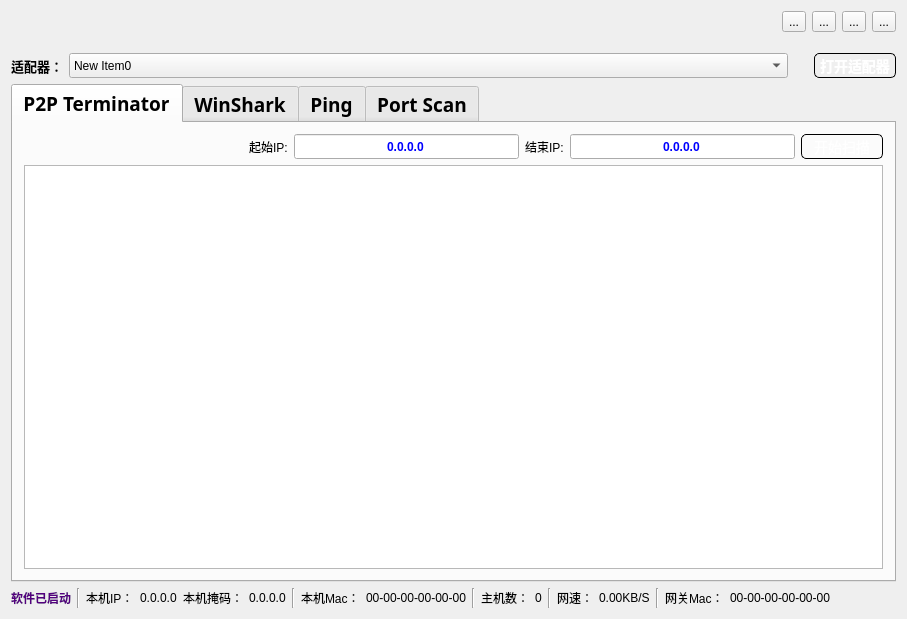
<?xml version="1.0" encoding="UTF-8"?>
<ui version="4.0">
 <class>Widget</class>
 <widget class="QWidget" name="Widget">
  <property name="geometry">
   <rect>
    <x>0</x>
    <y>0</y>
    <width>907</width>
    <height>619</height>
   </rect>
  </property>
  <property name="windowTitle">
   <string>Widget</string>
  </property>
  <property name="styleSheet">
   <string notr="true">QToolTip
{
    border: 1px solid black;
    background-color: #ffa02f;    
	padding: 1px;
    border-radius: 3px;
	opacity: 100;
	color: rgb(85, 0, 255);
}

.Widget
{
    color: #b1b1b1;
	background-color: rgb(170, 170, 255);
}

.Widget:item:hover
{
    background-color: QLinearGradient( x1: 0, y1: 0, x2: 0, y2: 1, stop: 0 #ffa02f, stop: 1 #ca0619);
    color: #000000;
}</string>
  </property>
  <layout class="QGridLayout" name="gridLayout_2">
   <item row="0" column="0">
    <layout class="QVBoxLayout" name="verticalLayout_7">
     <item>
      <layout class="QVBoxLayout" name="verticalLayout_2">
       <item>
        <layout class="QHBoxLayout" name="horizontalLayout_2">
         <item>
          <widget class="QLabel" name="LabelTitle">
           <property name="text">
            <string/>
           </property>
          </widget>
         </item>
         <item>
          <spacer name="horizontalSpacer">
           <property name="orientation">
            <enum>Qt::Horizontal</enum>
           </property>
           <property name="sizeHint" stdset="0">
            <size>
             <width>40</width>
             <height>20</height>
            </size>
           </property>
          </spacer>
         </item>
         <item>
          <layout class="QHBoxLayout" name="horizontalLayout">
           <item>
            <widget class="QToolButton" name="setButton">
             <property name="text">
              <string>...</string>
             </property>
            </widget>
           </item>
           <item>
            <widget class="QToolButton" name="minButton">
             <property name="text">
              <string>...</string>
             </property>
            </widget>
           </item>
           <item>
            <widget class="QToolButton" name="maxButton">
             <property name="text">
              <string>...</string>
             </property>
            </widget>
           </item>
           <item>
            <widget class="QToolButton" name="closeButton">
             <property name="text">
              <string>...</string>
             </property>
            </widget>
           </item>
          </layout>
         </item>
        </layout>
       </item>
       <item>
        <spacer name="verticalSpacer">
         <property name="orientation">
          <enum>Qt::Vertical</enum>
         </property>
         <property name="sizeType">
          <enum>QSizePolicy::Fixed</enum>
         </property>
         <property name="sizeHint" stdset="0">
          <size>
           <width>20</width>
           <height>15</height>
          </size>
         </property>
        </spacer>
       </item>
       <item>
        <layout class="QHBoxLayout" name="horizontalLayout_4">
         <item>
          <widget class="QLabel" name="label">
           <property name="font">
            <font>
             <family>宋体</family>
             <pointsize>10</pointsize>
             <weight>75</weight>
             <bold>true</bold>
            </font>
           </property>
           <property name="text">
            <string>适配器：</string>
           </property>
          </widget>
         </item>
         <item>
          <widget class="QComboBox" name="ComboBoxAdapter">
           <property name="sizePolicy">
            <sizepolicy hsizetype="Expanding" vsizetype="Preferred">
             <horstretch>0</horstretch>
             <verstretch>0</verstretch>
            </sizepolicy>
           </property>
           <property name="minimumSize">
            <size>
             <width>350</width>
             <height>25</height>
            </size>
           </property>
           <item>
            <property name="text">
             <string>New Item0</string>
            </property>
           </item>
          </widget>
         </item>
         <item>
          <spacer name="horizontalSpacer_3">
           <property name="orientation">
            <enum>Qt::Horizontal</enum>
           </property>
           <property name="sizeType">
            <enum>QSizePolicy::Fixed</enum>
           </property>
           <property name="sizeHint" stdset="0">
            <size>
             <width>20</width>
             <height>20</height>
            </size>
           </property>
          </spacer>
         </item>
         <item>
          <widget class="QPushButton" name="pushButtonOpenAdapter">
           <property name="sizePolicy">
            <sizepolicy hsizetype="Minimum" vsizetype="Preferred">
             <horstretch>0</horstretch>
             <verstretch>0</verstretch>
            </sizepolicy>
           </property>
           <property name="styleSheet">
            <string notr="true">QPushButton {
    border: 1px solid #000000;
    border-radius: 5px;
    background-color: qlineargradient(x1: 0, y1: 0, x2: 0, y2: 1,
                                   stop: 0 #dedede, stop: 0.5 #434343,
                                   stop: 0.51 #000000, stop: 1 #656a6d);
    color: #FFFFFF;
    font: bold 14px;
    min-width: 80px;
}

QPushButton:pressed {
    background-color: qlineargradient(x1: 0, y1: 0, x2: 0, y2: 1,
                                   stop: 0 #cfcccc, stop: 0.5 #333232,
                                   stop: 0.51 #000000, stop: 1 #585c5f);
    color: #00CC00;
}
 
QPushButton:flat {
    border: none;
}
QPushButton:hover{
	
	color: rgb(85, 170, 0);
}</string>
           </property>
           <property name="text">
            <string>打开适配器</string>
           </property>
          </widget>
         </item>
        </layout>
       </item>
      </layout>
     </item>
     <item>
      <widget class="QTabWidget" name="tabWidget">
       <property name="font">
        <font>
         <family>Aharoni</family>
         <pointsize>14</pointsize>
         <weight>75</weight>
         <bold>true</bold>
        </font>
       </property>
       <property name="currentIndex">
        <number>0</number>
       </property>
       <widget class="QWidget" name="tab0">
        <attribute name="title">
         <string>P2P Terminator</string>
        </attribute>
        <layout class="QGridLayout" name="gridLayout_3">
         <item row="0" column="0">
          <layout class="QVBoxLayout" name="verticalLayout">
           <item>
            <layout class="QHBoxLayout" name="horizontalLayout_3">
             <item>
              <spacer name="horizontalSpacer_2">
               <property name="orientation">
                <enum>Qt::Horizontal</enum>
               </property>
               <property name="sizeType">
                <enum>QSizePolicy::Expanding</enum>
               </property>
               <property name="sizeHint" stdset="0">
                <size>
                 <width>15</width>
                 <height>20</height>
                </size>
               </property>
              </spacer>
             </item>
             <item>
              <widget class="QLabel" name="label_2">
               <property name="text">
                <string>起始IP:</string>
               </property>
              </widget>
             </item>
             <item>
              <widget class="QLineEdit" name="lineEditIPStart">
               <property name="minimumSize">
                <size>
                 <width>0</width>
                 <height>25</height>
                </size>
               </property>
               <property name="maximumSize">
                <size>
                 <width>240</width>
                 <height>16777215</height>
                </size>
               </property>
               <property name="styleSheet">
                <string notr="true">QLineEdit{
	color: rgb(0, 0, 255);	
	font: bold 12px;
}</string>
               </property>
               <property name="text">
                <string>0.0.0.0</string>
               </property>
               <property name="alignment">
                <set>Qt::AlignCenter</set>
               </property>
              </widget>
             </item>
             <item>
              <widget class="QLabel" name="label_9">
               <property name="text">
                <string>结束IP:</string>
               </property>
              </widget>
             </item>
             <item>
              <widget class="QLineEdit" name="lineEditIPEnd">
               <property name="sizePolicy">
                <sizepolicy hsizetype="Expanding" vsizetype="Preferred">
                 <horstretch>0</horstretch>
                 <verstretch>0</verstretch>
                </sizepolicy>
               </property>
               <property name="minimumSize">
                <size>
                 <width>0</width>
                 <height>25</height>
                </size>
               </property>
               <property name="maximumSize">
                <size>
                 <width>240</width>
                 <height>16777215</height>
                </size>
               </property>
               <property name="styleSheet">
                <string notr="true">QLineEdit{
	color: rgb(0, 0, 255);	
	font: bold 12px;
}</string>
               </property>
               <property name="text">
                <string>0.0.0.0</string>
               </property>
               <property name="alignment">
                <set>Qt::AlignCenter</set>
               </property>
              </widget>
             </item>
             <item>
              <widget class="QPushButton" name="pushButtonStartScan">
               <property name="sizePolicy">
                <sizepolicy hsizetype="Minimum" vsizetype="Preferred">
                 <horstretch>0</horstretch>
                 <verstretch>0</verstretch>
                </sizepolicy>
               </property>
               <property name="maximumSize">
                <size>
                 <width>80</width>
                 <height>16777215</height>
                </size>
               </property>
               <property name="styleSheet">
                <string notr="true">QPushButton {
    border: 1px solid #000000;
    border-radius: 5px;
    background-color: qlineargradient(x1: 0, y1: 0, x2: 0, y2: 1,
                                   stop: 0 #dedede, stop: 0.5 #434343,
                                   stop: 0.51 #000000, stop: 1 #656a6d);
    color: #FFFFFF;
    font:  14px;
    min-width: 80px;
}

QPushButton:pressed {
    background-color: qlineargradient(x1: 0, y1: 0, x2: 0, y2: 1,
                                   stop: 0 #cfcccc, stop: 0.5 #333232,
                                   stop: 0.51 #000000, stop: 1 #585c5f);
    color: #00CC00;
}
 
QPushButton:flat {
    border: none;
}
QPushButton:hover{
	
	color: rgb(85, 170, 0);
}</string>
               </property>
               <property name="text">
                <string>开始扫描</string>
               </property>
              </widget>
             </item>
            </layout>
           </item>
           <item>
            <layout class="QVBoxLayout" name="verticalLayout_5">
             <item>
              <widget class="QTableWidget" name="tableWidget"/>
             </item>
            </layout>
           </item>
          </layout>
         </item>
        </layout>
       </widget>
       <widget class="QWidget" name="tab1">
        <attribute name="title">
         <string>WinShark</string>
        </attribute>
        <layout class="QGridLayout" name="gridLayout">
         <item row="0" column="0">
          <layout class="QVBoxLayout" name="verticalLayout_6">
           <item>
            <layout class="QHBoxLayout" name="horizontalLayout_12">
             <item>
              <layout class="QHBoxLayout" name="horizontalLayout_13">
               <item>
                <widget class="QLabel" name="label_6">
                 <property name="font">
                  <font>
                   <family>宋体</family>
                   <pointsize>10</pointsize>
                   <weight>75</weight>
                   <bold>true</bold>
                  </font>
                 </property>
                 <property name="text">
                  <string>过滤器：</string>
                 </property>
                </widget>
               </item>
               <item>
                <widget class="QLineEdit" name="LineEditFilter">
                 <property name="sizePolicy">
                  <sizepolicy hsizetype="Expanding" vsizetype="Fixed">
                   <horstretch>0</horstretch>
                   <verstretch>0</verstretch>
                  </sizepolicy>
                 </property>
                 <property name="minimumSize">
                  <size>
                   <width>350</width>
                   <height>28</height>
                  </size>
                 </property>
                 <property name="styleSheet">
                  <string notr="true">QLineEdit{
	font-weight:bold;
	text-align:center;
	font-size:14px;
	color: rgb(255, 170, 0);
	border:1px solid;
}</string>
                 </property>
                 <property name="text">
                  <string>src host 10.10.1.100 and tcp</string>
                 </property>
                </widget>
               </item>
              </layout>
             </item>
             <item>
              <spacer name="horizontalSpacer_7">
               <property name="orientation">
                <enum>Qt::Horizontal</enum>
               </property>
               <property name="sizeType">
                <enum>QSizePolicy::Fixed</enum>
               </property>
               <property name="sizeHint" stdset="0">
                <size>
                 <width>20</width>
                 <height>20</height>
                </size>
               </property>
              </spacer>
             </item>
             <item>
              <layout class="QHBoxLayout" name="horizontalLayout_14">
               <item>
                <widget class="QPushButton" name="pushButtonApplyFilter">
                 <property name="minimumSize">
                  <size>
                   <width>82</width>
                   <height>28</height>
                  </size>
                 </property>
                 <property name="styleSheet">
                  <string notr="true">QPushButton {
    border: 1px solid #000000;
    border-radius: 5px;
    background-color: qlineargradient(x1: 0, y1: 0, x2: 0, y2: 1,
                                   stop: 0 #dedede, stop: 0.5 #434343,
                                   stop: 0.51 #000000, stop: 1 #656a6d);
    color: #FFFFFF;
    font:  14px;
    min-width: 80px;
}

QPushButton:pressed {
    background-color: qlineargradient(x1: 0, y1: 0, x2: 0, y2: 1,
                                   stop: 0 #cfcccc, stop: 0.5 #333232,
                                   stop: 0.51 #000000, stop: 1 #585c5f);
    color: #00CC00;
}
 
QPushButton:flat {
    border: none;
}
QPushButton:hover{
	
	color: rgb(85, 170, 0);
}</string>
                 </property>
                 <property name="text">
                  <string>应用</string>
                 </property>
                </widget>
               </item>
               <item>
                <spacer name="horizontalSpacer_8">
                 <property name="orientation">
                  <enum>Qt::Horizontal</enum>
                 </property>
                 <property name="sizeType">
                  <enum>QSizePolicy::Fixed</enum>
                 </property>
                 <property name="sizeHint" stdset="0">
                  <size>
                   <width>15</width>
                   <height>20</height>
                  </size>
                 </property>
                </spacer>
               </item>
               <item>
                <widget class="QPushButton" name="pushButtonStopFilter">
                 <property name="minimumSize">
                  <size>
                   <width>82</width>
                   <height>28</height>
                  </size>
                 </property>
                 <property name="styleSheet">
                  <string notr="true">QPushButton {
    border: 1px solid #000000;
    border-radius: 5px;
    background-color: qlineargradient(x1: 0, y1: 0, x2: 0, y2: 1,
                                   	stop: 0 #dedede, stop: 0.5 #434343,
                                   	stop: 0.51 #000000, stop: 1 #656a6d);
    color: #FFFFFF;
    font:  14px;
    min-width: 80px;
}

QPushButton:pressed {
    background-color: qlineargradient(x1: 0, y1: 0, x2: 0, y2: 1,
                                   stop: 0 #cfcccc, stop: 0.5 #333232,
                                   stop: 0.51 #000000, stop: 1 #585c5f);
    color: #00CC00;
}
 
QPushButton:flat {
    border: none;
}

QPushButton:hover{
	
	color: rgb(255, 0, 0);
}</string>
                 </property>
                 <property name="text">
                  <string>停止</string>
                 </property>
                </widget>
               </item>
              </layout>
             </item>
            </layout>
           </item>
           <item>
            <spacer name="verticalSpacer_4">
             <property name="orientation">
              <enum>Qt::Vertical</enum>
             </property>
             <property name="sizeType">
              <enum>QSizePolicy::Fixed</enum>
             </property>
             <property name="sizeHint" stdset="0">
              <size>
               <width>20</width>
               <height>15</height>
              </size>
             </property>
            </spacer>
           </item>
           <item>
            <widget class="QListWidget" name="listWidget">
             <property name="font">
              <font>
               <family>宋体</family>
               <pointsize>10</pointsize>
              </font>
             </property>
             <property name="styleSheet">
              <string notr="true">QListWidget{
	border: 1px dashed gray;
}</string>
             </property>
            </widget>
           </item>
          </layout>
         </item>
        </layout>
       </widget>
       <widget class="QWidget" name="tab2">
        <attribute name="title">
         <string>Ping</string>
        </attribute>
        <layout class="QGridLayout" name="gridLayout_4">
         <item row="0" column="0">
          <layout class="QVBoxLayout" name="verticalLayout_3">
           <item>
            <layout class="QHBoxLayout" name="horizontalLayout_5">
             <item>
              <widget class="QLabel" name="label_11">
               <property name="font">
                <font>
                 <family>宋体</family>
                 <pointsize>10</pointsize>
                 <weight>75</weight>
                 <bold>true</bold>
                </font>
               </property>
               <property name="text">
                <string>IP地址：</string>
               </property>
              </widget>
             </item>
             <item>
              <widget class="QLineEdit" name="LineEditPing">
               <property name="sizePolicy">
                <sizepolicy hsizetype="Expanding" vsizetype="Fixed">
                 <horstretch>0</horstretch>
                 <verstretch>0</verstretch>
                </sizepolicy>
               </property>
               <property name="minimumSize">
                <size>
                 <width>350</width>
                 <height>28</height>
                </size>
               </property>
               <property name="styleSheet">
                <string notr="true">QLineEdit{
	font-weight:bold;
	text-align:center;
	font-size:14px;
	color: rgb(255, 170, 0);
	border:1px solid;
}</string>
               </property>
               <property name="text">
                <string>127.0.0.1</string>
               </property>
              </widget>
             </item>
             <item>
              <spacer name="horizontalSpacer_10">
               <property name="orientation">
                <enum>Qt::Horizontal</enum>
               </property>
               <property name="sizeType">
                <enum>QSizePolicy::Fixed</enum>
               </property>
               <property name="sizeHint" stdset="0">
                <size>
                 <width>20</width>
                 <height>20</height>
                </size>
               </property>
              </spacer>
             </item>
             <item>
              <widget class="QLabel" name="label_12">
               <property name="font">
                <font>
                 <family>宋体</family>
                 <pointsize>10</pointsize>
                 <weight>75</weight>
                 <bold>true</bold>
                </font>
               </property>
               <property name="text">
                <string>Ping次数：</string>
               </property>
              </widget>
             </item>
             <item>
              <widget class="QLineEdit" name="lineEditPingNum">
               <property name="minimumSize">
                <size>
                 <width>0</width>
                 <height>28</height>
                </size>
               </property>
               <property name="maximumSize">
                <size>
                 <width>50</width>
                 <height>16777215</height>
                </size>
               </property>
               <property name="font">
                <font>
                 <pointsize>-1</pointsize>
                 <weight>75</weight>
                 <bold>true</bold>
                </font>
               </property>
               <property name="styleSheet">
                <string notr="true">QLineEdit{
	font-weight:bold;
	text-align:center;
	font-size:14px;
	color: rgb(255, 170, 0);
	border:1px solid;
}</string>
               </property>
               <property name="text">
                <string>3</string>
               </property>
              </widget>
             </item>
             <item>
              <spacer name="horizontalSpacer_9">
               <property name="orientation">
                <enum>Qt::Horizontal</enum>
               </property>
               <property name="sizeType">
                <enum>QSizePolicy::Fixed</enum>
               </property>
               <property name="sizeHint" stdset="0">
                <size>
                 <width>20</width>
                 <height>20</height>
                </size>
               </property>
              </spacer>
             </item>
             <item>
              <widget class="QPushButton" name="pushButtonApplyPing">
               <property name="minimumSize">
                <size>
                 <width>82</width>
                 <height>28</height>
                </size>
               </property>
               <property name="styleSheet">
                <string notr="true">QPushButton {
    border: 1px solid #000000;
    border-radius: 5px;
    background-color: qlineargradient(x1: 0, y1: 0, x2: 0, y2: 1,
                                   stop: 0 #dedede, stop: 0.5 #434343,
                                   stop: 0.51 #000000, stop: 1 #656a6d);
    color: #FFFFFF;
    font:  bold 14px;
    min-width: 80px;
}

QPushButton:pressed {
    background-color: qlineargradient(x1: 0, y1: 0, x2: 0, y2: 1,
                                   stop: 0 #cfcccc, stop: 0.5 #333232,
                                   stop: 0.51 #000000, stop: 1 #585c5f);
    color: #00CC00;
}
 
QPushButton:flat {
    border: none;
}
QPushButton:hover{
	
	color: rgb(85, 170, 0);
}</string>
               </property>
               <property name="text">
                <string>Ping</string>
               </property>
              </widget>
             </item>
            </layout>
           </item>
           <item>
            <spacer name="verticalSpacer_5">
             <property name="orientation">
              <enum>Qt::Vertical</enum>
             </property>
             <property name="sizeType">
              <enum>QSizePolicy::Fixed</enum>
             </property>
             <property name="sizeHint" stdset="0">
              <size>
               <width>20</width>
               <height>15</height>
              </size>
             </property>
            </spacer>
           </item>
           <item>
            <widget class="QListWidget" name="listWidgetPing">
             <property name="font">
              <font>
               <family>宋体</family>
               <pointsize>10</pointsize>
              </font>
             </property>
             <property name="styleSheet">
              <string notr="true">QListWidget{
	border: 1px dashed gray;
}</string>
             </property>
            </widget>
           </item>
          </layout>
         </item>
        </layout>
       </widget>
       <widget class="QWidget" name="tab3">
        <attribute name="title">
         <string>Port Scan</string>
        </attribute>
        <layout class="QGridLayout" name="gridLayout_5">
         <item row="0" column="0">
          <layout class="QVBoxLayout" name="verticalLayout_4">
           <item>
            <layout class="QHBoxLayout" name="horizontalLayout_6">
             <item>
              <widget class="QLabel" name="label_13">
               <property name="font">
                <font>
                 <family>宋体</family>
                 <pointsize>10</pointsize>
                 <weight>75</weight>
                 <bold>true</bold>
                </font>
               </property>
               <property name="text">
                <string>IP地址：</string>
               </property>
              </widget>
             </item>
             <item>
              <widget class="QLineEdit" name="LineEditPortScanIp">
               <property name="sizePolicy">
                <sizepolicy hsizetype="Expanding" vsizetype="Fixed">
                 <horstretch>0</horstretch>
                 <verstretch>0</verstretch>
                </sizepolicy>
               </property>
               <property name="minimumSize">
                <size>
                 <width>200</width>
                 <height>28</height>
                </size>
               </property>
               <property name="styleSheet">
                <string notr="true">QLineEdit{
	font-weight:bold;
	text-align:center;
	font-size:14px;
	color: rgb(255, 170, 0);
	border:1px solid;
}</string>
               </property>
               <property name="text">
                <string>10.10.1.100</string>
               </property>
              </widget>
             </item>
             <item>
              <spacer name="horizontalSpacer_12">
               <property name="orientation">
                <enum>Qt::Horizontal</enum>
               </property>
               <property name="sizeType">
                <enum>QSizePolicy::Fixed</enum>
               </property>
               <property name="sizeHint" stdset="0">
                <size>
                 <width>20</width>
                 <height>20</height>
                </size>
               </property>
              </spacer>
             </item>
             <item>
              <widget class="QLabel" name="label_14">
               <property name="font">
                <font>
                 <family>宋体</family>
                 <pointsize>10</pointsize>
                 <weight>75</weight>
                 <bold>true</bold>
                </font>
               </property>
               <property name="text">
                <string>开始端口：</string>
               </property>
              </widget>
             </item>
             <item>
              <widget class="QLineEdit" name="lineEditStartPort">
               <property name="minimumSize">
                <size>
                 <width>0</width>
                 <height>28</height>
                </size>
               </property>
               <property name="maximumSize">
                <size>
                 <width>50</width>
                 <height>16777215</height>
                </size>
               </property>
               <property name="font">
                <font>
                 <pointsize>-1</pointsize>
                 <weight>75</weight>
                 <bold>true</bold>
                </font>
               </property>
               <property name="styleSheet">
                <string notr="true">QLineEdit{
	font-weight:bold;
	text-align:center;
	font-size:14px;
	color: rgb(255, 170, 0);
	border:1px solid;
}</string>
               </property>
               <property name="text">
                <string>1</string>
               </property>
              </widget>
             </item>
             <item>
              <spacer name="horizontalSpacer_11">
               <property name="orientation">
                <enum>Qt::Horizontal</enum>
               </property>
               <property name="sizeType">
                <enum>QSizePolicy::Fixed</enum>
               </property>
               <property name="sizeHint" stdset="0">
                <size>
                 <width>20</width>
                 <height>20</height>
                </size>
               </property>
              </spacer>
             </item>
             <item>
              <widget class="QLabel" name="label_15">
               <property name="font">
                <font>
                 <family>宋体</family>
                 <pointsize>10</pointsize>
                 <weight>75</weight>
                 <bold>true</bold>
                </font>
               </property>
               <property name="text">
                <string>结束端口：</string>
               </property>
              </widget>
             </item>
             <item>
              <widget class="QLineEdit" name="lineEditEndPort">
               <property name="minimumSize">
                <size>
                 <width>0</width>
                 <height>28</height>
                </size>
               </property>
               <property name="maximumSize">
                <size>
                 <width>50</width>
                 <height>16777215</height>
                </size>
               </property>
               <property name="font">
                <font>
                 <pointsize>-1</pointsize>
                 <weight>75</weight>
                 <bold>true</bold>
                </font>
               </property>
               <property name="styleSheet">
                <string notr="true">QLineEdit{
	font-weight:bold;
	text-align:center;
	font-size:14px;
	color: rgb(255, 170, 0);
	border:1px solid;
}</string>
               </property>
               <property name="text">
                <string>100</string>
               </property>
              </widget>
             </item>
             <item>
              <spacer name="horizontalSpacer_13">
               <property name="orientation">
                <enum>Qt::Horizontal</enum>
               </property>
               <property name="sizeType">
                <enum>QSizePolicy::Fixed</enum>
               </property>
               <property name="sizeHint" stdset="0">
                <size>
                 <width>20</width>
                 <height>20</height>
                </size>
               </property>
              </spacer>
             </item>
             <item>
              <widget class="QPushButton" name="pushButtonPortScan">
               <property name="minimumSize">
                <size>
                 <width>82</width>
                 <height>28</height>
                </size>
               </property>
               <property name="styleSheet">
                <string notr="true">QPushButton {
    border: 1px solid #000000;
    border-radius: 5px;
    background-color: qlineargradient(x1: 0, y1: 0, x2: 0, y2: 1,
                                   stop: 0 #dedede, stop: 0.5 #434343,
                                   stop: 0.51 #000000, stop: 1 #656a6d);
    color: #FFFFFF;
    font:  bold 14px;
    min-width: 80px;
}

QPushButton:pressed {
    background-color: qlineargradient(x1: 0, y1: 0, x2: 0, y2: 1,
                                   stop: 0 #cfcccc, stop: 0.5 #333232,
                                   stop: 0.51 #000000, stop: 1 #585c5f);
    color: #00CC00;
}
 
QPushButton:flat {
    border: none;
}
QPushButton:hover{
	
	color: rgb(85, 170, 0);
}</string>
               </property>
               <property name="text">
                <string>扫描/停止</string>
               </property>
              </widget>
             </item>
            </layout>
           </item>
           <item>
            <spacer name="verticalSpacer_6">
             <property name="orientation">
              <enum>Qt::Vertical</enum>
             </property>
             <property name="sizeType">
              <enum>QSizePolicy::Fixed</enum>
             </property>
             <property name="sizeHint" stdset="0">
              <size>
               <width>20</width>
               <height>15</height>
              </size>
             </property>
            </spacer>
           </item>
           <item>
            <widget class="QListWidget" name="listWidgetPortScan">
             <property name="font">
              <font>
               <family>宋体</family>
               <pointsize>10</pointsize>
              </font>
             </property>
             <property name="styleSheet">
              <string notr="true">QListWidget{
	border: 1px dashed gray;
}</string>
             </property>
            </widget>
           </item>
          </layout>
         </item>
        </layout>
       </widget>
      </widget>
     </item>
     <item>
      <layout class="QHBoxLayout" name="horizontalLayout_11">
       <item>
        <layout class="QHBoxLayout" name="horizontalLayout_10">
         <item>
          <widget class="QLabel" name="labelStatus">
           <property name="maximumSize">
            <size>
             <width>16777215</width>
             <height>40</height>
            </size>
           </property>
           <property name="styleSheet">
            <string notr="true">QLabel{	
color: rgb(85, 0, 127);
	font:bold;
}</string>
           </property>
           <property name="text">
            <string>软件已启动</string>
           </property>
          </widget>
         </item>
         <item>
          <widget class="Line" name="line">
           <property name="sizePolicy">
            <sizepolicy hsizetype="Fixed" vsizetype="Preferred">
             <horstretch>0</horstretch>
             <verstretch>0</verstretch>
            </sizepolicy>
           </property>
           <property name="styleSheet">
            <string notr="true"/>
           </property>
           <property name="orientation">
            <enum>Qt::Vertical</enum>
           </property>
          </widget>
         </item>
         <item>
          <widget class="QLabel" name="label_8">
           <property name="maximumSize">
            <size>
             <width>16777215</width>
             <height>40</height>
            </size>
           </property>
           <property name="text">
            <string>本机IP：</string>
           </property>
          </widget>
         </item>
         <item>
          <widget class="QLabel" name="labelHostIP">
           <property name="maximumSize">
            <size>
             <width>16777215</width>
             <height>40</height>
            </size>
           </property>
           <property name="text">
            <string>0.0.0.0</string>
           </property>
          </widget>
         </item>
         <item>
          <widget class="QLabel" name="label_10">
           <property name="maximumSize">
            <size>
             <width>16777215</width>
             <height>40</height>
            </size>
           </property>
           <property name="text">
            <string>本机掩码：</string>
           </property>
          </widget>
         </item>
         <item>
          <widget class="QLabel" name="labelHostNetmask">
           <property name="maximumSize">
            <size>
             <width>16777215</width>
             <height>40</height>
            </size>
           </property>
           <property name="text">
            <string>0.0.0.0</string>
           </property>
          </widget>
         </item>
         <item>
          <widget class="Line" name="line_5">
           <property name="orientation">
            <enum>Qt::Vertical</enum>
           </property>
          </widget>
         </item>
         <item>
          <widget class="QLabel" name="label_3">
           <property name="maximumSize">
            <size>
             <width>16777215</width>
             <height>40</height>
            </size>
           </property>
           <property name="text">
            <string>本机Mac：</string>
           </property>
          </widget>
         </item>
         <item>
          <widget class="QLabel" name="labelHostMac">
           <property name="maximumSize">
            <size>
             <width>16777215</width>
             <height>40</height>
            </size>
           </property>
           <property name="text">
            <string>00-00-00-00-00-00</string>
           </property>
          </widget>
         </item>
         <item>
          <widget class="Line" name="line_2">
           <property name="sizePolicy">
            <sizepolicy hsizetype="Fixed" vsizetype="Preferred">
             <horstretch>0</horstretch>
             <verstretch>0</verstretch>
            </sizepolicy>
           </property>
           <property name="orientation">
            <enum>Qt::Vertical</enum>
           </property>
          </widget>
         </item>
         <item>
          <widget class="QLabel" name="label_7">
           <property name="maximumSize">
            <size>
             <width>16777215</width>
             <height>40</height>
            </size>
           </property>
           <property name="text">
            <string>主机数：</string>
           </property>
          </widget>
         </item>
         <item>
          <widget class="QLabel" name="labelHostNum">
           <property name="maximumSize">
            <size>
             <width>16777215</width>
             <height>40</height>
            </size>
           </property>
           <property name="text">
            <string>0</string>
           </property>
          </widget>
         </item>
         <item>
          <widget class="Line" name="line_4">
           <property name="orientation">
            <enum>Qt::Vertical</enum>
           </property>
          </widget>
         </item>
         <item>
          <widget class="QLabel" name="label_4">
           <property name="maximumSize">
            <size>
             <width>16777215</width>
             <height>40</height>
            </size>
           </property>
           <property name="text">
            <string>网速：</string>
           </property>
          </widget>
         </item>
         <item>
          <widget class="QLabel" name="labelDownload">
           <property name="maximumSize">
            <size>
             <width>16777215</width>
             <height>40</height>
            </size>
           </property>
           <property name="text">
            <string>0.00KB/S</string>
           </property>
          </widget>
         </item>
         <item>
          <widget class="Line" name="line_3">
           <property name="sizePolicy">
            <sizepolicy hsizetype="Fixed" vsizetype="Preferred">
             <horstretch>0</horstretch>
             <verstretch>0</verstretch>
            </sizepolicy>
           </property>
           <property name="orientation">
            <enum>Qt::Vertical</enum>
           </property>
          </widget>
         </item>
         <item>
          <widget class="QLabel" name="label_5">
           <property name="maximumSize">
            <size>
             <width>16777215</width>
             <height>40</height>
            </size>
           </property>
           <property name="text">
            <string>网关Mac：</string>
           </property>
          </widget>
         </item>
         <item>
          <widget class="QLabel" name="labelGatewayMac">
           <property name="maximumSize">
            <size>
             <width>16777215</width>
             <height>40</height>
            </size>
           </property>
           <property name="text">
            <string>00-00-00-00-00-00</string>
           </property>
          </widget>
         </item>
        </layout>
       </item>
       <item>
        <spacer name="horizontalSpacer_6">
         <property name="orientation">
          <enum>Qt::Horizontal</enum>
         </property>
         <property name="sizeHint" stdset="0">
          <size>
           <width>40</width>
           <height>20</height>
          </size>
         </property>
        </spacer>
       </item>
      </layout>
     </item>
    </layout>
   </item>
  </layout>
 </widget>
 <layoutdefault spacing="6" margin="11"/>
 <resources/>
 <connections/>
</ui>
